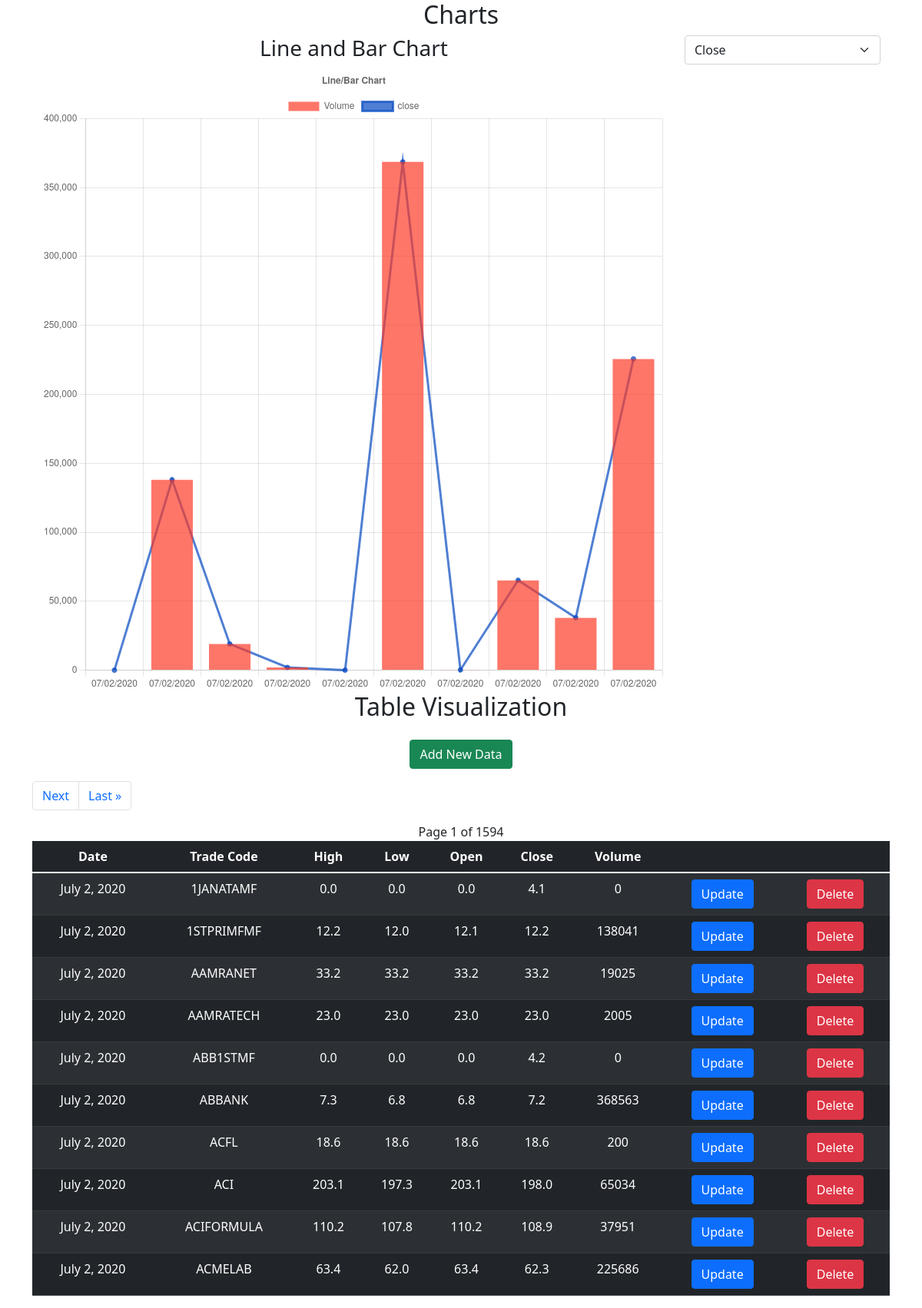
The page / on the database its author committed.
### JanatawifiFullStackTestApp/models.py (models this page shows)
class StockData(models.Model):
    date = models.DateField(('date'), default=timezone.now)
    trade_code = models.CharField(('trade_code'), max_length=150)
    high = models.FloatField(('high'))
    low = models.FloatField(('low'))
    open = models.FloatField(('open'))
    close = models.FloatField(('close'))
    volume = models.BigIntegerField(('volume'))

### JanatawifiFullStackTestApp/views.py (the view)
# urls.py: path('', test_views.index),
def index(request):
    data = Paginator(StockData.objects.all(), 10)
    page = request.GET.get('page')
    pagedData = data.get_page(page)
    date = []
    close = []
    volume = []
    trade_code = []
    high = []
    low = []
    for value in pagedData:
        date.append(value.date.strftime("%m/%d/%Y"))
        close.append(value.close)
        volume.append(value.volume)
        trade_code.append(value.trade_code)
        high.append(value.high)
        low.append(value.low)
    return render(request, 'index.html', {'date': date, 'close': close, 'volume': volume, 'trade_code': trade_code, 'high': high, 'low': low, 'pages': pagedData})

### JanatawifiFullStackTestApp/templates/index.html (shortened to what this page needs)
{% extends 'header.html' %}
{% block content %}
<div class='container text-center'>
  <h2>Charts</h2>
  <div class="container">
    <div class="row">
      <div class="col-sm-9">
        <h3>Line and Bar Chart</h3>
        <canvas id="myChart" width="400" height="400"></canvas>
      </div>
      <div class="col-sm-3">
        <select class="form-select" aria-label="Default select example" id="selectedColumn" onchange="handleChange()">
          <option selected value="close">Close</option>
        </select>
      </div>
    </div>
  </div>
  <h2>Table Visualization</h2>
  <a href='upload'><button class="btn btn-success mb-3 mt-3">Add New Data</button></a>
  <nav aria-label="Page navigation example">
    <ul class="pagination">
  {% if pages.has_next  %}
    <li class="page-item"><a class="page-link" href="?page={{pages.next_page_number}}">Next</a></li>
    <li class="page-item"><a class="page-link" href="?page={{pages.paginator.num_pages}}">Last &raquo</a></li>
  {% endif %}
    </ul>
  </nav>
  Page {{pages.number}} of {{pages.paginator.num_pages}}
  <table class="table table-dark table-striped">
    <thead>
      <tr>
            <th scope="col">Date</th>
            <th scope="col">Trade Code</th>
            <th scope="col">High</th>
            <th scope="col">Low</th>
            <th scope="col">Open</th>
            <th scope="col">Close</th>
            <th scope="col">Volume</th>
            <th></th>
            <th></th>
      </tr>
    </thead>
    <tbody>
      {% for data in pages %}
        <tr>
            <td contenteditable='true'>{{data.date}}</td>
            <td contenteditable='true'>{{data.trade_code}}</td>
            <td contenteditable='true'>{{data.high}}</td>
            <td contenteditable='true'>{{data.low}}</td>
            <td contenteditable='true'>{{data.open}}</td>
            <td contenteditable='true'>{{data.close}}</td>
            <td contenteditable='true'>{{data.volume}}</td>
            <td><a href='upload/{{data.id}}'><button class='btn btn-primary'>Update</button</a></td>
            <td><a class="btn btn-danger" href='delete/{{data.id}}'>Delete</a></td>
        </tr>
      {% endfor %}
    </tbody>
  </table>
</div>
<script>
  var ctx = document.getElementById("myChart").getContext("2d");
  var date = {{ date|safe }}
  var close = {{ close|safe }}
  var volume = {{ volume|safe }}
  var tradeCode = {{ trade_code|safe }}
  var high = {{ high|safe }}
  var low = {{ low|safe }}
  var lineData = close;
  var mixedChart;
  var select;
  var selectedValue = "close"
  function handleChange(){
    select = document.getElementById('selectedColumn');
    selectedValue = select.options[select.selectedIndex].value;
    if(selectedValue === "close"){
      lineData = close;
      destroyChart(mixedChart);
      drawChart(lineData, selectedValue);
    }
    else if(selectedValue === "high"){
      lineData = high;
      destroyChart(mixedChart);
      drawChart(lineData, selectedValue);
    }
    else if(selectedValue === "low"){
      lineData = low;
      destroyChart(mixedChart);
      drawChart(lineData, selectedValue);
    }
  }
  function drawChart(lineData,  lineLabel){
    var data = {
      labels: date,
      datasets: [
        {
          label: 'Volume',
          data: volume,
          borderColor: 'rgba(252, 57, 37, 0.69)',
          backgroundColor: 'rgba(252, 57, 37, 0.69)',
          stack: 'combined',
          type: 'bar'
        },
        {
          label: lineLabel,
          data: lineData,
          borderColor: 'rgba(0, 70, 192, 0.69)',
          backgroundColor: 'rgba(0, 70, 192, 0.69)',
          stack: 'combined'
        }
      ]
    }
    mixedChart = new Chart(ctx, {
      type: 'line',
      data: data,
      options: {
        plugins: {
          title: {
            display: true,
            text: 'Line/Bar Chart'
          }
        },
        scales: {
          y: {
            stacked: true
          }
        }
      },
  });
  }
  drawChart(lineData, selectedValue);
  function destroyChart(chart){
    chart.destroy();
  }
</script>
{% endblock  %}

### JanatawifiFullStackTestApp/templates/header.html (shortened to what this page needs)
<!DOCTYPE html>
<html>
    <head>
        {% load static %}
        <link rel="stylesheet" type="text/css" href="{% static 'css/styles.css' %}">
        <link href="https://cdn.jsdelivr.net/npm/bootstrap@5.1.3/dist/css/bootstrap.min.css" rel="stylesheet">
    </head>
    <body>
        <div id='content'>
            {% block content %}
            {% endblock %}
        </div>
    </body>
</html>

### JanatawifiFullStackTestApp/static/css/styles.css (style rules this page uses)
body { background-color: whitesmoke; }

### rows shown on the page
StockData: date "July 2, 2020", trade_code "1JANATAMF", high "0.0", low "0.0", open "0.0", close "4.1", volume "0"
StockData: date "July 2, 2020", trade_code "1STPRIMFMF", high "12.2", low "12.0", open "12.1", close "12.2", volume "138041"
StockData: date "July 2, 2020", trade_code "AAMRANET", high "33.2", low "33.2", open "33.2", close "33.2", volume "19025"
StockData: date "July 2, 2020", trade_code "AAMRATECH", high "23.0", low "23.0", open "23.0", close "23.0", volume "2005"
StockData: date "July 2, 2020", trade_code "ABB1STMF", high "0.0", low "0.0", open "0.0", close "4.2", volume "0"
StockData: date "July 2, 2020", trade_code "ABBANK", high "7.3", low "6.8", open "6.8", close "7.2", volume "368563"
StockData: date "July 2, 2020", trade_code "ACFL", high "18.6", low "18.6", open "18.6", close "18.6", volume "200"
StockData: date "July 2, 2020", trade_code "ACI", high "203.1", low "197.3", open "203.1", close "198.0", volume "65034"
StockData: date "July 2, 2020", trade_code "ACIFORMULA", high "110.2", low "107.8", open "110.2", close "108.9", volume "37951"
StockData: date "July 2, 2020", trade_code "ACMELAB", high "63.4", low "62.0", open "63.4", close "62.3", volume "225686"

### other values the page prints
{{ pages.number }} "1"
{{ pages.paginator.num_pages }} "1594"
chart data {{ date|safe }} ['07/02/2020', '07/02/2020', '07/02/2020', '07/02/2020', '07/02/2020', '07/02/2020', '07/02/2020', '07/02/2020', '07/02/2020', '07/02/2020']
chart data {{ close|safe }} [4.1, 12.2, 33.2, 23.0, 4.2, 7.2, 18.6, 198.0, 108.9, 62.3]
chart data {{ volume|safe }} [0, 138041, 19025, 2005, 0, 368563, 200, 65034, 37951, 225686]
